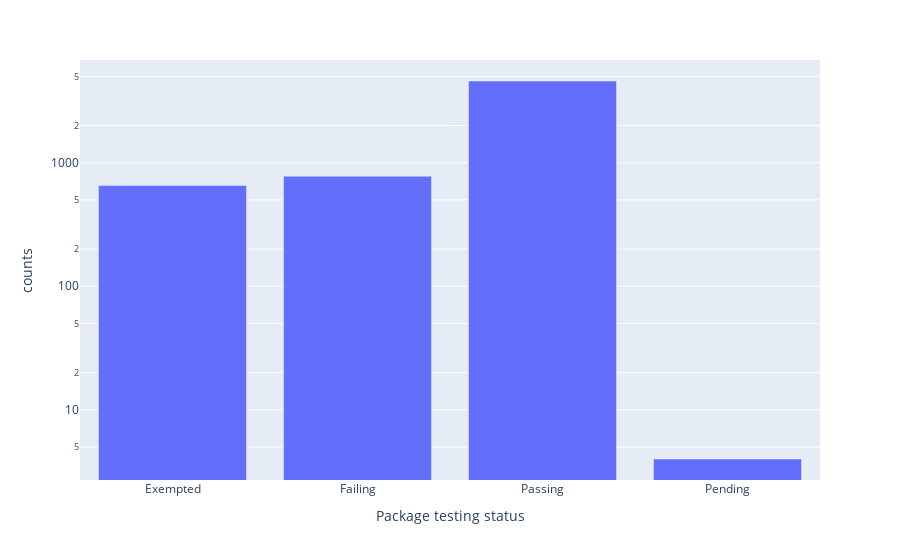

Notebook cell for this chart:
### Code cell
df_freq = df.groupby('Package testing status').size().reset_index(name='counts')
px.bar(df_freq.head(4), x = "Package testing status", y="counts", log_y=True)

### Figure 1 — Plotly figure (JSON) as saved in the notebook; plotly's stock layout.template omitted (floating-point values rounded to 4 significant figures)
{"data": [{"alignmentgroup": "True", "hovertemplate": "Package testing status=%{x}<br>counts=%{y}<extra></extra>", "legendgroup": "", "marker": {"color": "#636efa", "pattern": {"shape": ""}}, "name": "", "offsetgroup": "", "orientation": "v", "showlegend": false, "textposition": "auto", "type": "bar", "x": ["Exempted", "Failing", "Passing", "Pending"], "xaxis": "x", "y": [653, 778, 4586, 4], "yaxis": "y"}], "layout": {"barmode": "relative", "legend": {"tracegroupgap": 0}, "margin": {"t": 60}, "xaxis": {"anchor": "y", "domain": [0, 1], "title": {"text": "Package testing status"}}, "yaxis": {"anchor": "x", "domain": [0, 1], "title": {"text": "counts"}, "type": "log"}}}
